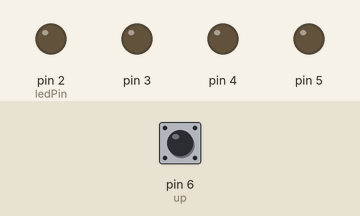
The sketch below on a simulated Arduino Uno, built with avr-gcc and run on an emulated ATmega328P. Shown: output pins drawn as LEDs (lit = HIGH). Inputs (shaded band) come from the test bench; at power-on: pin 6 (up) HIGH.

Above: at 1.2 s.
1.3 s: pin 6 (up) pulled LOW for 0.15 s
At 2.5 s:
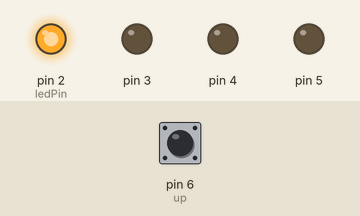
2.9 s: pin 6 (up) pulled LOW for 1 s
At 3.9 s:
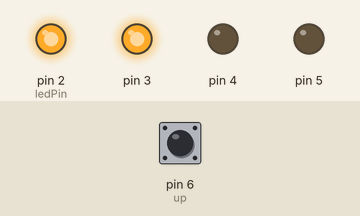
5.4 s: pin 6 (up) pulled LOW for 0.15 s
At 6.4 s:
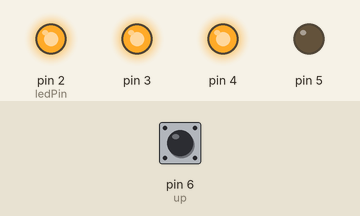
7.0 s: pin 6 (up) pulled LOW for 3.2 s
At 8.3 s:
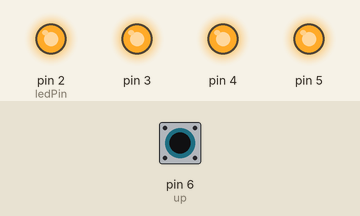
Timing chart, 0 to 10.0 s (numbered marks = the images above; inputs shaded):
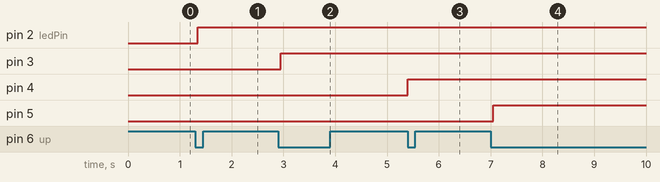

Measured:
- after the input at 1.3 s, pin 2 (ledPin): LOW → HIGH after 0.05 s
- after the input at 2.9 s, pin 3: LOW → HIGH after 0.05 s
- after the input at 5.4 s, pin 4: LOW → HIGH at once
- after the input at 7.0 s, pin 5: LOW → HIGH after 0.05 s

The sketch:

Unit_5_Lab_1_Program_2.ino
```cpp
/*  Title: Unit 5 Lab 1 Program #2
 *  Purpose: Automate a sequence of 4 LEDs that sequnce up on a button press
 *  Author: Andy Davis
 *  Date: 4/7/2021
 *  LED1 connected to pin D2
 *  LED2 connected to pin D3
 *  LED3 connected to pin D4
 *  LED4 connected to pin D5
 *  Switch1 connected to pin D6
 */

const int up = 6;
int ledPin = 2;
int switchVal;

void setup() {
  pinMode(2, OUTPUT);
  pinMode(3, OUTPUT);
  pinMode(4, OUTPUT);
  pinMode(5, OUTPUT);
  pinMode(up, INPUT_PULLUP);  //5V or HIGH
}

void loop() {
  switchVal = digitalRead(up);
  while (switchVal == HIGH){
    delay(150);
    switchVal = digitalRead(up);
  }
  while (switchVal == LOW){
    if (ledPin == 6){
      digitalWrite(2, LOW);
      digitalWrite(3, LOW);
      digitalWrite(4, LOW);
      digitalWrite(5, LOW);
    }
    else{
      digitalWrite(ledPin, HIGH);
    }
    switchVal = digitalRead(up);
  }
  if (ledPin == 6){
    ledPin = 2;
  }
  else{
    ledPin++;
  }
}
```
